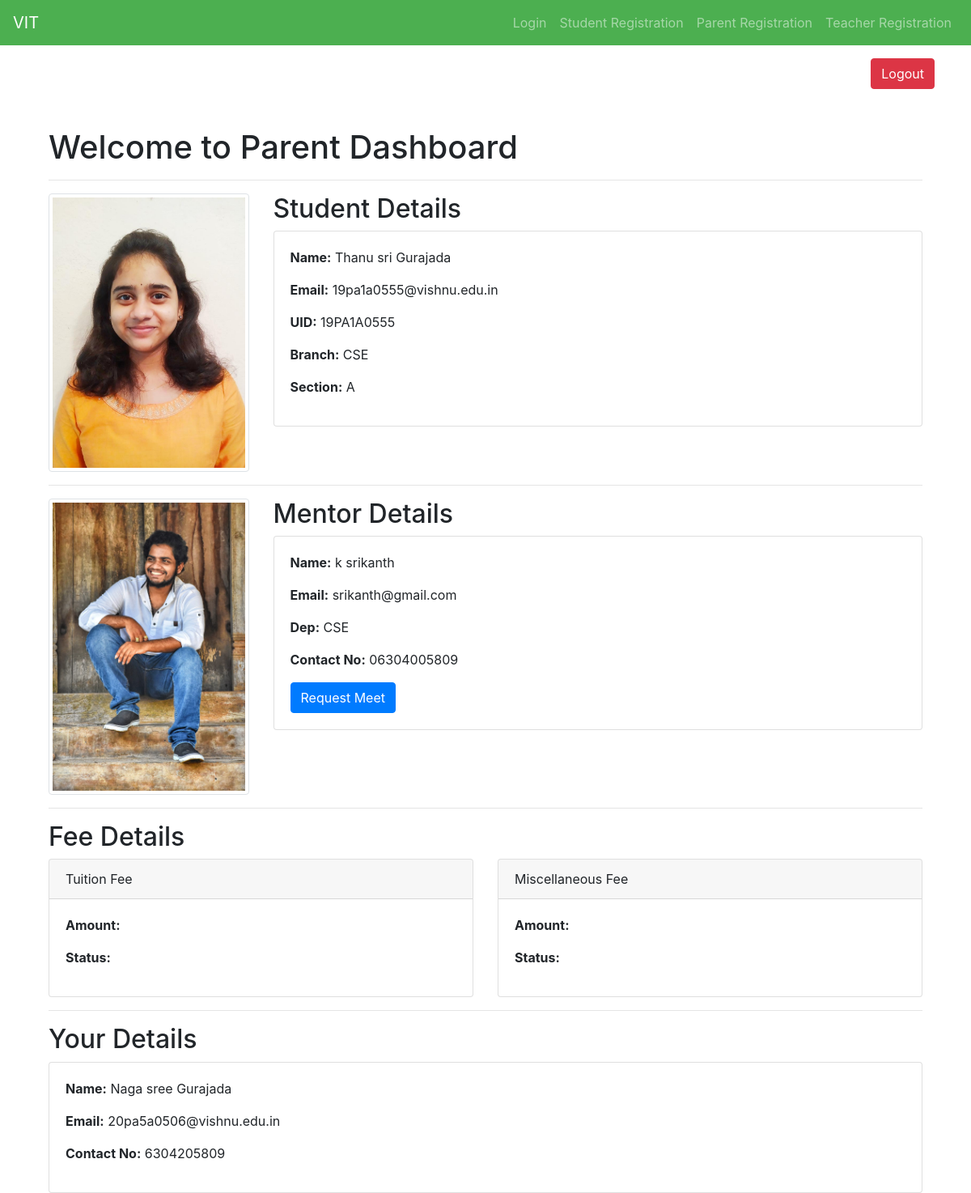
The page /parent (signed in) on the database its author committed.
### app/models.py (models this page shows, shortened)
class Student(models.Model):
    uid = models.CharField(max_length=30,primary_key=True,unique=True)
    email = models.EmailField(max_length=255)
    password=models.CharField(max_length=255,default=f"{uid}")
    fname = models.CharField(max_length=50)
    lname = models.CharField(max_length=50)
    image = models.ImageField(upload_to='profile_images/', blank=True, null=True)
    branch = models.CharField(max_length=50)
    sec = models.CharField(max_length=10)
    mobile_num = models.CharField(max_length=15)
    address = models.CharField(max_length=255)
    mentor_name = models.CharField(max_length=50)

class Teacher(models.Model):
    uid = models.CharField(max_length=30,primary_key=True,unique=True)
    name = models.CharField(max_length=100)
    Email = models.EmailField()
    password=models.CharField(max_length=255,default=f"{uid}")
    dep = models.CharField(max_length=100)
    mobile_num = models.CharField(max_length=100)
    image = models.ImageField(upload_to='profile_images/', blank=True, null=True)
    des = models.CharField(max_length=100,default="None")

class Parent(models.Model):
    uid = models.CharField(max_length=30,primary_key=True,unique=True)
    Fname = models.CharField(max_length=100)
    Lname = models.CharField(max_length=100)
    image = models.ImageField(upload_to='profile_images/', blank=True, null=True)
    Email = models.EmailField()
    password=models.CharField(max_length=255,default=f"{uid}")
    mobile_num = models.CharField(max_length=100)
    mentor_name = models.CharField(max_length=100)

### app/views.py (the view)
# urls.py: path('parent', views.parent_dashboard, name='parent_dashboard'),
def parent_dashboard(request):
    user_id = request.session.get('user_id')
    parent = Parent.objects.get(uid =user_id )
    student = Student.objects.get(uid=user_id[1:])
    mentor = Mentor.objects.get(student_uid=user_id[1:])
    teacher=Teacher.objects.get(uid=mentor.teacher_uid)
    context = {
         'parent': parent,
         'student': student,
         'mentor': teacher,
    }
    return render(request, 'parent_d.html',context)

### templates/parent_d.html (shortened to what this page needs)
{% extends 'base.html' %}
{% block content %}
<div class="container mt-3">
    <div class="row justify-content-end">
      <a href="{% url 'logout' %}" class="btn btn-danger">Logout</a>
    </div>
  </div>
  <div class="container mt-5">
    <h1>Welcome to Parent Dashboard</h1>
    <hr>
    <div class="row">
      <div class="col-md-3">
        <img src="{{student.image.url}}" alt="{{ student.fname }} {{ student.lname }}" class="img-thumbnail">
      </div>
      <div class="col-md-9">
        <h2>Student Details</h2>
        <div class="card">
          <div class="card-body">
            <p><strong>Name:</strong> {{ student.fname }} {{ student.lname }}</p>
            <p><strong>Email:</strong> {{ student.email }}</p>
            <p><strong>UID:</strong> {{ student.uid }}</p>
            <p><strong>Branch:</strong> {{ student.branch }}</p>
            <p><strong>Section:</strong> {{ student.sec }}</p>
          </div>
        </div>
      </div>
    </div>
    <hr>
    <div class="row">
      <div class="col-md-3">
        <img src="{{mentor.image.url}}" alt="{{ mentor.fname }} {{ mentor.lname }}" class="img-thumbnail">
      </div>
      <div class="col-md-9">
        <h2>Mentor Details</h2>
        <div class="card">
          <div class="card-body">
            <p><strong>Name:</strong> {{ mentor.name }}</p>
            <p><strong>Email:</strong> {{ mentor.Email }}</p>
            <p><strong>Dep:</strong> {{ mentor.dep }}</p>
            <p><strong>Contact No:</strong> {{ mentor.mobile_num }}</p>
            <button type="button" class="btn btn-primary" data-toggle="modal" data-target="#requestMeetModal">
              Request Meet
            </button>
          </div>
        </div>
      </div>
    </div>
    <hr>
    <h2>Fee Details</h2>
    <div class="row">
      <div class="col-md-6">
        <div class="card">
          <div class="card-header">
            Tuition Fee
          </div>
          <div class="card-body">
            <p><strong>Amount:</strong> {{ tuition_fee.amount }}</p>
            <p><strong>Status:</strong> {{ tuition_fee.status }}</p>
          </div>
        </div>
      </div>
      <div class="col-md-6">
        <div class="card">
          <div class="card-header">
            Miscellaneous Fee
          </div>
          <div class="card-body">
            <p><strong>Amount:</strong> {{ misc_fee.amount }}</p>
            <p><strong>Status:</strong> {{ misc_fee.status }}</p>
          </div>
        </div>
      </div>
    </div>
    <hr>
    <h2>Your Details</h2>
    <div class="card">
      <div class="card-body">
        <p><strong>Name:</strong> {{ parent.Fname }} {{ parent.Lname }}</p>
        <p><strong>Email:</strong> {{ parent.Email }}</p>
        <p><strong>Contact No:</strong> {{ parent.mobile_num}}</p>
      </div>
    </div>
  </div>
{% endblock %}

### templates/base.html (shortened to what this page needs)
<!DOCTYPE html>
<html lang="en">
<head>
    <link rel="stylesheet" href="https://cdnjs.cloudflare.com/ajax/libs/twitter-bootstrap/4.6.1/css/bootstrap.min.css">
</head>
<body>
    <nav class="navbar navbar-expand-lg navbar-dark fixed-top">
        <a class="navbar-brand" href="{% url 'base' %}">VIT</a>
        <div class="collapse navbar-collapse" id="navbarNav">
            <ul class="navbar-nav ml-auto">
                <li class="nav-item">
                    <a class="nav-link" href="{% url 'login' %}">Login</a>
                </li>
                <li class="nav-item">
                    <a class="nav-link" href="{% url 'student_r' %}">Student Registration</a>
                </li>
                <li class="nav-item">
                    <a class="nav-link" href="{% url 'parent_r' %}">Parent Registration</a>
                </li>
                <li class="nav-item">
                    <a class="nav-link" href="{% url 'teacher_r' %}">Teacher Registration</a>
                </li>
            </ul>
        </div>
    </nav>
    <div class="container">
        {% block content %}{% endblock %}
    </div>
</body>
</html>

### templates/base.html (style rules this page uses)
html, body { height: 100%; }
body { padding-top: 56px; }
.navbar { background-color: #4CAF50; }
.navbar-nav a { color: #fff; }

### rows shown on the page
Student: image (picture), fname "Thanu sri", lname "Gurajada", email "19pa1a0555@vishnu.edu.in", uid "19PA1A0555", branch "CSE", sec "A"
Teacher: image (picture), name "k srikanth", Email "srikanth@gmail.com", dep "CSE", mobile_num "06304005809"
Parent: Fname "Naga sree", Lname "Gurajada", Email "20pa5a0506@vishnu.edu.in", mobile_num "6304205809"
